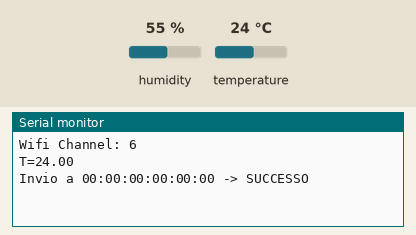
Recording of a sketch running on a simulated ESP32. Shown: the last lines printed to the serial monitor. The inputs (shaded band) are chosen by the test bench; at power-on: temperature 24 °C, humidity 55 %. WiFi joins after 1.5 s; servers stay silent unless stated.

Above: at 2.2 s.
2.3 s: temperature set to 12 °C
At 7.3 s:
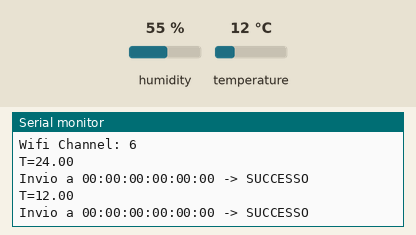
8.3 s: temperature set to 19 °C
At 12.0 s:
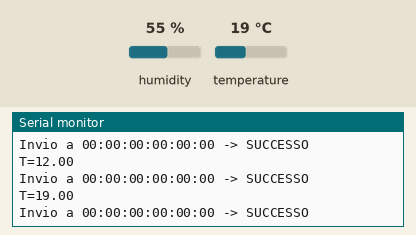
Timing chart, 0 to 13.5 s (numbered marks = the images above; inputs shaded):
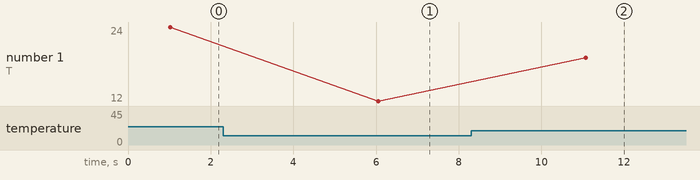

Measured:
- after the input at 2.3 s, the serial monitor: prints a new line after 3.7 s (image 1)
- after the input at 8.3 s, the serial monitor: prints a new line after 2.8 s (image 2)
- plotted number 1: 24 → 12 after the input at 2.3 s, 12 → 19 after the input at 8.3 s

The sketch:

nodo_temperatura.ino
```cpp
#include <esp_now.h>
#include <esp_wifi.h>
#include <WiFi.h>
#include "DHT.h"

// Configurazione libreria DHT per la lettura dei sensori
#define DHTTYPE DHT11
#define dht_dpin 25
DHT dht(dht_dpin, DHTTYPE);

#define WIFI_SSID       "Progetto_iot"
#define WIFI_PASSWORD   "progetto_iot"

// Struttura dati da inviare tramite ESP-NOW
typedef struct struct_msg {
  float temperature;
  float humidity;
  unsigned long timestamp;
} struct_msg;

// MAC Address dei peer
//uint8_t macRed[] = {0xE4, 0x65, 0xB8, 0x27, 0x5A, 0x2C};
uint8_t macWhite[] = {0xE4, 0x65, 0xB8, 0x27, 0x62, 0x3C};
uint8_t macYellow[] = {0xFC, 0xB4, 0x67, 0xF1, 0x52, 0xC8};

// Timeout
const unsigned long TIMEOUT = 9000;

// Flag ML
bool flagML = false;

// Funzione di setup
void setup() {
  Serial.begin(115200);
  WiFi.mode(WIFI_STA);
  WiFi.disconnect();
  delay(500);

  esp_wifi_set_promiscuous(true);
  esp_wifi_set_channel(1, WIFI_SECOND_CHAN_NONE);
  esp_wifi_set_promiscuous(false);

  dht.begin();
  delay(500);

  if (esp_now_init() != ESP_OK) {
    Serial.println("Errore ESP-NOW");
    return;
  }

  // Funzioni di callback
  esp_now_register_send_cb(onSent);

  WiFi.begin(WIFI_SSID,WIFI_PASSWORD);
  int ch = WiFi.channel();
  esp_wifi_set_channel(ch, WIFI_SECOND_CHAN_NONE);

  if (isnan(ch)) {
    Serial.println("Wifi Error");
    delay(3000);
    return;
  } else {
    Serial.print("Wifi Channel: ");
    Serial.println(ch);
  }

  esp_now_peer_info_t peerInfo = {};
  peerInfo.channel = ch;
  peerInfo.encrypt = false;

  memcpy(peerInfo.peer_addr,macWhite,6);
  esp_now_add_peer(&peerInfo);

  memcpy(peerInfo.peer_addr,macYellow,6);
  esp_now_add_peer(&peerInfo);
}

void loop() {
  float temp = dht.readTemperature();
  if (isnan(temp)) {
    Serial.println("DHT: Temperature NaN");
    delay(3000);
    return;
  } else {
    Serial.print("T=");
    Serial.println(temp);
  }


  float hum = -1;

  struct_msg toSend;
  toSend.temperature = temp;
  toSend.humidity = hum;
  toSend.timestamp = millis();

  esp_now_send(macYellow,(uint8_t *)&toSend, sizeof(toSend));
  delay(5000);
}

// Funzioni di callback
void onSent(const uint8_t *mac_addr, esp_now_send_status_t status) {
  Serial.print("Invio a ");
  char macStr[18];
  snprintf(macStr, sizeof(macStr), "%02X:%02X:%02X:%02X:%02X:%02X",
           mac_addr[0], mac_addr[1], mac_addr[2],
           mac_addr[3], mac_addr[4], mac_addr[5]);
  Serial.print(macStr);
  Serial.print(" -> ");
  Serial.println(status == ESP_NOW_SEND_SUCCESS ? "SUCCESSO" : "FALLITO");
}
```

model_hum.h
```cpp
// (licence header left out)
// Automatically created from a TensorFlow Lite flatbuffer using the command:
// xxd -i model.tflite > model.cc

// This is a standard TensorFlow Lite model file that has been converted into a
// C data array, so it can be easily compiled into a binary for devices that
// don't have a file system.

// See train/README.md for a full description of the creation process.


extern const unsigned char modell_cnn_hum[];
extern const int modell_cnn_hum_len;
```

model_temp.h
```cpp
// (licence header left out)
// Automatically created from a TensorFlow Lite flatbuffer using the command:
// xxd -i model.tflite > model.cc

// This is a standard TensorFlow Lite model file that has been converted into a
// C data array, so it can be easily compiled into a binary for devices that
// don't have a file system.

// See train/README.md for a full description of the creation process.


extern const unsigned char modell_cnn_temp[];
extern const int modell_cnn_temp_len;
```

Source omitted: del_hum_cnn.cc (data table, 31488 bytes), el_temp_cnn.cc (data table, 31491 bytes)
